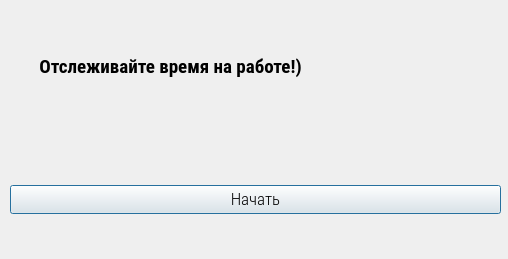
<?xml version="1.0" encoding="UTF-8"?>
<ui version="4.0">
 <class>Dialog</class>
 <widget class="QDialog" name="Dialog">
  <property name="geometry">
   <rect>
    <x>0</x>
    <y>0</y>
    <width>508</width>
    <height>259</height>
   </rect>
  </property>
  <property name="minimumSize">
   <size>
    <width>508</width>
    <height>259</height>
   </size>
  </property>
  <property name="maximumSize">
   <size>
    <width>508</width>
    <height>259</height>
   </size>
  </property>
  <property name="windowTitle">
   <string>Face Recognition Time Attendance App</string>
  </property>
  <property name="windowIcon">
   <iconset>
    <normaloff>:/icon/icon.png</normaloff>:/icon/icon.png</iconset>
  </property>
  <widget class="QWidget" name="verticalLayoutWidget">
   <property name="geometry">
    <rect>
     <x>10</x>
     <y>160</y>
     <width>491</width>
     <height>80</height>
    </rect>
   </property>
   <layout class="QVBoxLayout" name="verticalLayout">
    <item>
     <widget class="QPushButton" name="runButton">
      <property name="font">
       <font>
        <family>Roboto Condensed Light</family>
        <pointsize>13</pointsize>
       </font>
      </property>
      <property name="text">
       <string>Начать</string>
      </property>
     </widget>
    </item>
   </layout>
  </widget>
  <widget class="QLabel" name="filelabel">
   <property name="geometry">
    <rect>
     <x>0</x>
     <y>50</y>
     <width>487</width>
     <height>33</height>
    </rect>
   </property>
   <property name="font">
    <font>
     <family>Roboto Condensed</family>
     <pointsize>14</pointsize>
     <weight>75</weight>
     <bold>true</bold>
    </font>
   </property>
   <property name="text">
    <string>         Отслеживайте время на работе!)</string>
   </property>
  </widget>
 </widget>
 <resources>
  <include location="resource.qrc"/>
 </resources>
 <connections/>
</ui>
